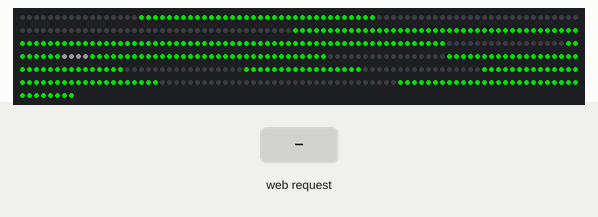
The program below on a simulated ESP32-C3. On the bench: 488 RGB LEDs in strip order, left to right, continuing on the next row. Inputs (shaded band) come from the test bench. Dim RGB values are drawn brighter than linear; WiFi joins after 1.5 s; servers stay silent unless stated; the local clock reads 2024-03-15 10:24:30 at power-on unless the program sets it; what the program prints to the serial monitor is not drawn.

Above: at 2.7 s.
2.8 s: HTTP request GET /setcolor?value=SLIDER_VAL received
At 4.3 s:
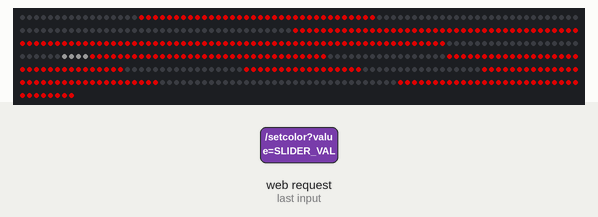
5.8 s: HTTP request GET /setcolor?value=120 received
At 7.7 s:
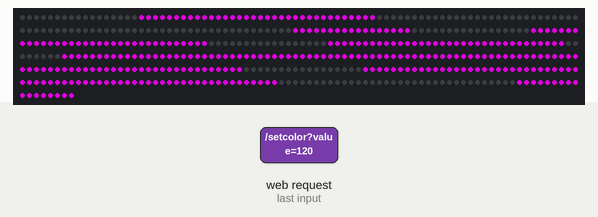
8.0 s: HTTP request GET /setcolor?value=0 received
At 9.4 s:
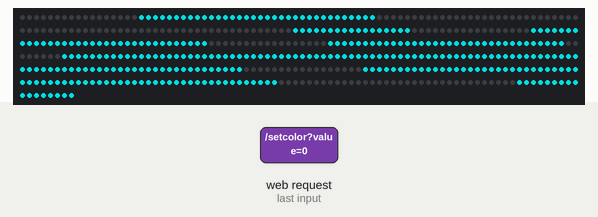
Timing chart, 0 to 11.0 s (numbered marks = the images above; inputs shaded):
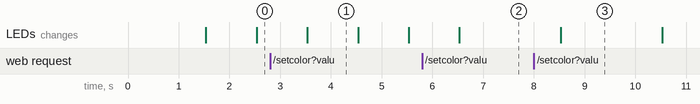

Measured:
- after the input at 2.8 s, the LEDs: change after 0.73 s (image 1)
- after the input at 5.8 s, the LEDs: change after 0.73 s (image 2)
- after the input at 8.0 s, the LEDs: change after 0.53 s (image 3)

The program:

main.cpp
```cpp
#include <Arduino.h>
#include <WiFi.h>
#include <AsyncTCP.h>
#include <ESPAsyncWebServer.h>
#include "time.h"
#include <Adafruit_NeoPixel.h>

// --- Prototipos ---
void mostrarEnDisplay ();
void actualizaHora ();

// --- Configuración Wi-Fi ---
const char* ssid = "Wokwi-GUEST";
const char* password = "";

// --- Configuración NTP ---
const char* ntpServer = "ar.pool.ntp.org";
const long  gmtOffset_sec = -10800; // GMT-3
const int   daylightOffset_sec = 0;

// --- Configuración Neopixel ---
#define DATA_PIN          5
#define LEDS_POR_SEG      17
#define SEG_POR_DIG       7
#define LEDS_POR_DIG      (LEDS_POR_SEG * SEG_POR_DIG)
#define DOS_PUNTOS        8
#define GUION             4
#define TOTAL_LEDS        ((LEDS_POR_DIG * 4) + DOS_PUNTOS + GUION)

Adafruit_NeoPixel TiraDeLeds (TOTAL_LEDS, DATA_PIN, NEO_GRB + NEO_KHZ800);

// --- Servidor Web Async ---
AsyncWebServer server(80);

// --- Variables de Estado y Color ---
int tonoElegido = 120; // Guardamos el valor del slider (0-359 grados)
uint32_t ColorHora;
uint32_t ColorPuntosHora;
uint32_t ColorGuionHora;
uint32_t ColorFecha;
uint32_t ColorPuntosFecha;
uint32_t ColorGuionFecha;
const uint32_t Apagado = TiraDeLeds.Color(0, 0, 0);

char stringModoWeb[20] = "INICIALIZANDO...";
char stringValorWeb[20] = "00:00";

// Mapeo 7 segmentos
const byte Digitos [] = {
  0b1111110, 0b0110000, 0b1101101, 0b1111001, 0b0110011,
  0b1011011, 0b1011111, 0b1110000, 0b1111111, 0b1111011
};

int horas = 0, minutos = 0, segundos = 0, dias = 1, meses = 1;
unsigned long ultSincNTP = 0;

// --- Código HTML / CSS / JS de la Página Web ---
const char index_html[] PROGMEM = R"rawliteral(
<!DOCTYPE html>
<html lang="es">
<head>
    <meta charset="UTF-8">
    <meta name="viewport" content="width=device-width, initial-scale=1.0">
    <title>Panel de Control - Reloj RGB</title>
    <style>
        body { font-family: 'Segoe UI', Tahoma, Geneva, Verdana, sans-serif; background-color: #121212; color: #e0e0e0; text-align: center; margin: 0; padding: 20px; }
        .container { max-width: 500px; margin: auto; background: #1e1e1e; padding: 30px; border-radius: 15px; box-shadow: 0 4px 15px rgba(0,0,0,0.5); }
        h1 { color: #00ff66; margin-bottom: 25px; font-size: 24px; }
        .card { background: #292929; padding: 15px; border-radius: 10px; margin-bottom: 20px; border-left: 5px solid #00ff66; }
        .label { font-size: 12px; text-transform: uppercase; color: #888; letter-spacing: 1px; }
        .value { font-size: 32px; font-weight: bold; font-family: monospace; color: #fff; margin-top: 5px; }
        .slider-container { margin-top: 30px; }
        input[type=range] { -webkit-appearance: none; width: 100%; background: linear-gradient(to right, red, yellow, green, cyan, blue, magenta, red); hieght: 15px; border-radius: 8px; outline: none; height: 12px; }
        input[type=range]::-webkit-slider-thumb { -webkit-appearance: none; width: 25px; height: 25px; border-radius: 50%; background: #ffffff; cursor: pointer; box-shadow: 0 0 5px #000; }
    </style>
</head>
<body>
    <div class="container">
        <h1>Reloj de Pared WS2812B</h1>

        <div class="card">
            <div id="web-modo" class="label">Cargando...</div>
            <div id="web-valor" class="value">--:--</div>
        </div>

        <div class="slider-container">
            <div class="label" style="margin-bottom: 10px;">Color de los Dígitos (Tono HSV)</div>
            <input type="range" id="colorSlider" min="0" max="359" value="%SLIDER_VAL%" onchange="enviarColor(this.value)">
        </div>
    </div>

    <script>
        // Función para pedir datos en tiempo real al ESP32 (Cada 1 segundo)
        setInterval(function() {
            fetch('/status')
                .then(response => response.json())
                .then(data => {
                    document.getElementById('web-modo').innerText = data.modo;
                    document.getElementById('web-valor').innerText = data.valor;
                });
        }, 1000);

        // Función para enviar el valor del slider sin recargar la página
        function enviarColor(val) {
            fetch('/setcolor?value=' + val);
        }
    </script>
</body>
</html>
)rawliteral";

void actualizarPaletaColores(int hueGrados) {
  uint32_t hueLeds = map(hueGrados, 0, 359, 0, 65535);
  uint32_t colorUsuario = TiraDeLeds.ColorHSV(hueLeds, 255, 255);

  uint32_t hueFecha = (hueLeds + 32768) % 65536;
  uint32_t colorContraste = TiraDeLeds.ColorHSV(hueFecha, 255, 255);

  ColorHora         = colorUsuario;
  ColorPuntosHora   = colorUsuario;
  ColorGuionHora    = TiraDeLeds.Color(40, 40, 40);

  ColorFecha        = colorContraste;
  ColorPuntosFecha  = Apagado;
  ColorGuionFecha   = colorContraste;
}

// Reemplaza los marcadores (%SLIDER_VAL%) del HTML estático con variables reales del microcontrolador
String procesadorTemplates(const String& var) {
  if (var == "SLIDER_VAL") {
    return String(tonoElegido);
  }
  return String();
}

void setup_wifi() {
  Serial.print("Conectando a Wokwi-GUEST");
  WiFi.begin(ssid, password);
  while (WiFi.status() != WL_CONNECTED) {
    delay(500);
    Serial.print(".");
  }
  Serial.write("\n");
  Serial.println("¡Conectado al WiFi de Wokwi!");
  Serial.print("Dirección IP: http://");
  Serial.println(WiFi.localIP());
}

void setup() {
  Serial.begin (115200);

  TiraDeLeds.begin ();
  TiraDeLeds.show ();
  TiraDeLeds.setBrightness (150);

  actualizarPaletaColores(tonoElegido);

  setup_wifi ();

  // --- CONFIGURACIÓN DE RUTAS WEB ---

  // 1. Ruta Principal (Carga la interfaz gráfica)
  server.on("/", HTTP_GET, [](AsyncWebServerRequest *request){
    request->send_P(200, "text/html", index_html, procesadorTemplates);
  });

  // 2. Ruta de Estado (Devuelve un JSON ligero con lo que se ve en pantalla)
  server.on("/status", HTTP_GET, [](AsyncWebServerRequest *request){
    char jsonResponse[64];
    sprintf(jsonResponse, "{\"modo\":\"%s\",\"valor\":\"%s\"}", stringModoWeb, stringValorWeb);
    request->send(200, "application/json", jsonResponse);
  });

  // 3. Ruta para recibir el cambio de color desde el Slider
  server.on("/setcolor", HTTP_GET, [](AsyncWebServerRequest *request){
    if (request->hasParam("value")) {
      tonoElegido = request->getParam("value")->value().toInt();
      actualizarPaletaColores(tonoElegido);
      Serial.printf("Web nativa actualizó tono a: %d°\n", tonoElegido);
    }
    request->send(200, "text/plain", "OK");
  });

  server.begin();
  configTime (gmtOffset_sec, daylightOffset_sec, ntpServer);
}

void loop() {
  if (millis () - ultSincNTP >= 1000) {
    ultSincNTP = millis ();
    actualizaHora ();
    mostrarEnDisplay ();
  }
}

void actualizaHora () {
  struct tm timeinfo;
  if (!getLocalTime (&timeinfo)) return;
  horas    = timeinfo.tm_hour;
  minutos  = timeinfo.tm_min;
  segundos = timeinfo.tm_sec;
  dias     = timeinfo.tm_mday;
  meses    = timeinfo.tm_mon + 1;
}

void muestraDigito (int valor, int ledInicial, uint32_t colorTexto) {
  byte segmentos = Digitos [valor];

  for (int segActual = 0; segActual < SEG_POR_DIG; segActual++) {
    bool encendido = (segmentos >> (6 - segActual)) & 0x01;
    uint32_t color = encendido ? colorTexto : Apagado;

    int ledActual = ledInicial + (segActual * LEDS_POR_SEG);
    for (int led = 0; led < LEDS_POR_SEG; led++) {
      TiraDeLeds.setPixelColor (ledActual + led, color);
    }
  }
}

void mostrarEnDisplay () {
  int primerGrupo = 0;
  int segundoGrupo = 0;
  uint32_t colorActualTexto;
  uint32_t colorActualPuntos;
  uint32_t colorActualGuion;

  if (segundos % 10 < 5) {
    // --- MODO HORA ---
    primerGrupo  = horas;
    segundoGrupo = minutos;
    colorActualTexto = ColorHora;
    colorActualGuion = ColorGuionHora;
    colorActualPuntos = (segundos % 2 == 0) ? ColorPuntosHora : Apagado;

    // Guardar copia para la petición Web
    strcpy(stringModoWeb, "MOSTRANDO: HORA");
    sprintf(stringValorWeb, "%02d:%02d", horas, minutos);
  } else {
    // --- MODO FECHA ---
    primerGrupo  = dias;
    segundoGrupo = meses;
    colorActualTexto = ColorFecha;
    colorActualPuntos = ColorPuntosFecha;
    colorActualGuion = ColorGuionFecha;

    // Guardar copia para la petición Web
    strcpy(stringModoWeb, "MOSTRANDO: FECHA");
    sprintf(stringValorWeb, "%02d-%02d", dias, meses);
  }

  // --- RENDERIZADO EN TIRA FÍSICA ---
  muestraDigito (primerGrupo / 10, 0, colorActualTexto);
  muestraDigito (primerGrupo % 10, LEDS_POR_DIG, colorActualTexto);

  int inicioPuntos = LEDS_POR_DIG * 2;
  int inicioGuion  = inicioPuntos + DOS_PUNTOS;

  for (int i = 0; i < DOS_PUNTOS; i++) {
    TiraDeLeds.setPixelColor(inicioPuntos + i, colorActualPuntos);
  }
  for (int i = 0; i < GUION; i++) {
    TiraDeLeds.setPixelColor(inicioGuion + i, colorActualGuion);
  }

  int d2Start = inicioGuion + GUION;
  muestraDigito(segundoGrupo / 10, d2Start, colorActualTexto);

  int d3Start = d2Start + LEDS_POR_DIG;
  muestraDigito(segundoGrupo % 10, d3Start, colorActualTexto);

  TiraDeLeds.show();
}
```
